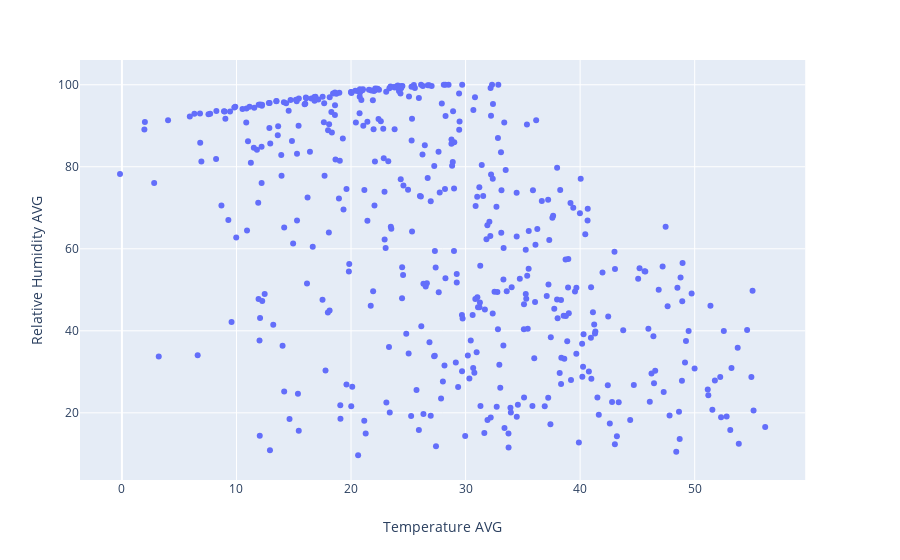

The notebook cell saved with this chart:
### Code cell
import plotly.express as px
fig=px.scatter(weather,x="Temperature AVG",y="Relative Humidity AVG",
              hover_name="Date",hover_data=["Battery Voltage AVG",
                                            "Solare Radiation AVG"])
fig.show()

### Figure 1 — Plotly figure (JSON) as saved in the notebook; plotly's stock layout.template omitted (floating-point values rounded to 4 significant figures; data arrays with more than 128 entries replaced by an {"elided": "..."} marker saying what was removed)
{"data": [{"customdata": {"elided": "464x2 float values"}, "hoverlabel": {"namelength": 0}, "hovertemplate": "<b>%{hovertext}</b><br><br>Temperature AVG=%{x}<br>Relative Humidity AVG=%{y}<br>Battery Voltage AVG=%{customdata[0]}<br>Solare Radiation AVG=%{customdata[1]}", "hovertext": {"elided": "464 str values"}, "legendgroup": "", "marker": {"color": "#636efa", "symbol": "circle"}, "mode": "markers", "name": "", "showlegend": false, "type": "scatter", "x": {"elided": "464 float values"}, "xaxis": "x", "y": {"elided": "464 float values"}, "yaxis": "y"}], "layout": {"autosize": true, "legend": {"tracegroupgap": 0}, "margin": {"t": 60}, "xaxis": {"anchor": "y", "autorange": true, "domain": [0, 0.98], "range": [-3.907, 59.89], "title": {"text": "Temperature AVG"}, "type": "linear"}, "yaxis": {"anchor": "x", "autorange": true, "domain": [0, 1], "range": [2.665, 107.0], "title": {"text": "Relative Humidity AVG"}, "type": "linear"}}}
